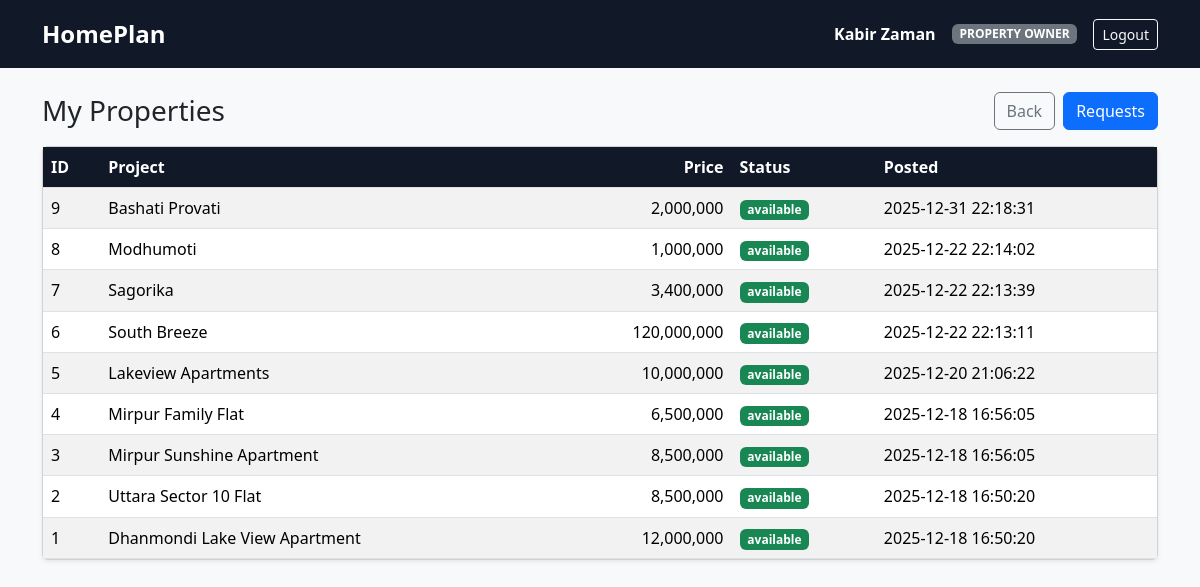
The app's page /property_owner/properties.php (signed in) with its own data.
### tables this page shows
CREATE TABLE `users` (
  `user_id` int(11) NOT NULL,
  `role` enum('client','property_owner','developer','architect','material_provider','worker_provider','interior_designer','admin') NOT NULL,
  `provider_type` enum('developer','builder','contractor','architect') DEFAULT NULL,
  `full_name` varchar(120) NOT NULL,
  `email` varchar(190) NOT NULL,
  `phone` varchar(30) DEFAULT NULL,
  `password` varchar(255) NOT NULL,
  `profile_pic` varchar(255) DEFAULT NULL,
  `house` varchar(60) DEFAULT NULL,
  `street` varchar(80) DEFAULT NULL,
  `city` varchar(80) DEFAULT NULL,
  `area_code` varchar(20) DEFAULT NULL,
  `created_at` timestamp NOT NULL DEFAULT current_timestamp()
);

CREATE TABLE `properties` (
  `property_id` int(11) NOT NULL,
  `provider_id` int(11) NOT NULL,
  `location_id` int(11) NOT NULL,
  `project_name` varchar(160) DEFAULT NULL,
  `size_sqft` int(11) NOT NULL,
  `price` decimal(12,2) NOT NULL,
  `no_of_bedrooms` int(11) DEFAULT 0,
  `no_of_bathrooms` int(11) DEFAULT 0,
  `availability_status` enum('available','booked','sold') DEFAULT 'available',
  `created_at` timestamp NOT NULL DEFAULT current_timestamp()
);

### property_owner/properties.php (the view, shortened to what this page needs)
<?php
require_once __DIR__ . '/../config/db.php';
$provider_id = (int)$_SESSION['user_id'];
$stmt = $conn->prepare("SELECT full_name FROM users WHERE user_id=? LIMIT 1");
$stmt->bind_param("i", $provider_id);
$stmt->execute();
$u = $stmt->get_result()->fetch_assoc();
$full_name = $u['full_name'] ?? 'Property Owner';
$stmt = $conn->prepare("
    SELECT property_id, project_name, price, availability_status, created_at
    FROM properties
    WHERE provider_id=?
    ORDER BY property_id DESC
");
$stmt->bind_param("i", $provider_id);
$stmt->execute();
$props = $stmt->get_result();
?>
<!doctype html>
<html>
<head>
  <link rel="stylesheet" href="https://cdn.jsdelivr.net/npm/bootstrap@5.3.3/dist/css/bootstrap.min.css">
</head>
<body class="bg-light">
<div class="brandbar py-3">
  <div class="container d-flex justify-content-between align-items-center">
    <div class="fs-4 fw-bold">HomePlan</div>
    <div class="d-flex align-items-center gap-3">
      <div class="fw-semibold"><?= htmlspecialchars($full_name) ?></div>
      <span class="badge bg-secondary">PROPERTY OWNER</span>
      <a class="btn btn-sm btn-outline-light" href="/homeplan/auth/logout.php">Logout</a>
    </div>
  </div>
</div>
<div class="container py-4">
  <div class="d-flex justify-content-between align-items-center mb-3">
    <h3 class="mb-0">My Properties</h3>
    <div class="d-flex gap-2">
      <a class="btn btn-outline-secondary" href="/homeplan/property_owner/dashboard.php">Back</a>
      <a class="btn btn-primary" href="/homeplan/property_owner/requests.php">Requests</a>
    </div>
  </div>
  <div class="card shadow-sm">
    <div class="card-body p-0">
      <?php if ($props->num_rows === 0): ?>
        <div class="p-4 text-muted">No properties found.</div>
      <?php else: ?>
        <div class="table-responsive">
          <table class="table table-striped mb-0 align-middle">
            <thead>
              <tr>
                <th>ID</th>
                <th>Project</th>
                <th class="text-end">Price</th>
                <th>Status</th>
                <th>Posted</th>
              </tr>
            </thead>
            <tbody>
            <?php while($p = $props->fetch_assoc()): ?>
              <?php
                $avail = $p['availability_status'] ?? 'available';
                $badge = ($avail === 'available') ? 'bg-success' : 'bg-secondary';
              ?>
              <tr>
                <td><?= (int)$p['property_id'] ?></td>
                <td><?= htmlspecialchars($p['project_name'] ?? '-') ?></td>
                <td class="text-end"><?= number_format((float)($p['price'] ?? 0), 0) ?></td>
                <td><span class="badge <?= $badge ?>"><?= htmlspecialchars($avail) ?></span></td>
                <td><?= htmlspecialchars($p['created_at'] ?? '') ?></td>
              </tr>
            <?php endwhile; ?>
            </tbody>
          </table>
        </div>
      <?php endif; ?>
    </div>
  </div>
</div>
</body>
</html>

### property_owner/properties.php (style rules this page uses)
.brandbar { background:#111827;color:#fff }
.table thead th { background:#111827;color:#fff }

### records on screen
users: full_name "Kabir Zaman"
properties: property_id "9", project_name "Bashati Provati", price "2,000,000", availability_status "available", created_at "2025-12-31 22:18:31"
properties: property_id "8", project_name "Modhumoti", price "1,000,000", availability_status "available", created_at "2025-12-22 22:14:02"
properties: property_id "7", project_name "Sagorika", price "3,400,000", availability_status "available", created_at "2025-12-22 22:13:39"
properties: property_id "6", project_name "South Breeze", price "120,000,000", availability_status "available", created_at "2025-12-22 22:13:11"
properties: property_id "5", project_name "Lakeview Apartments", price "10,000,000", availability_status "available", created_at "2025-12-20 21:06:22"
properties: property_id "4", project_name "Mirpur Family Flat", price "6,500,000", availability_status "available", created_at "2025-12-18 16:56:05"
properties: property_id "3", project_name "Mirpur Sunshine Apartment", price "8,500,000", availability_status "available", created_at "2025-12-18 16:56:05"
properties: property_id "2", project_name "Uttara Sector 10 Flat", price "8,500,000", availability_status "available", created_at "2025-12-18 16:50:20"
properties: property_id "1", project_name "Dhanmondi Lake View Apartment", price "12,000,000", availability_status "available", created_at "2025-12-18 16:50:20"
